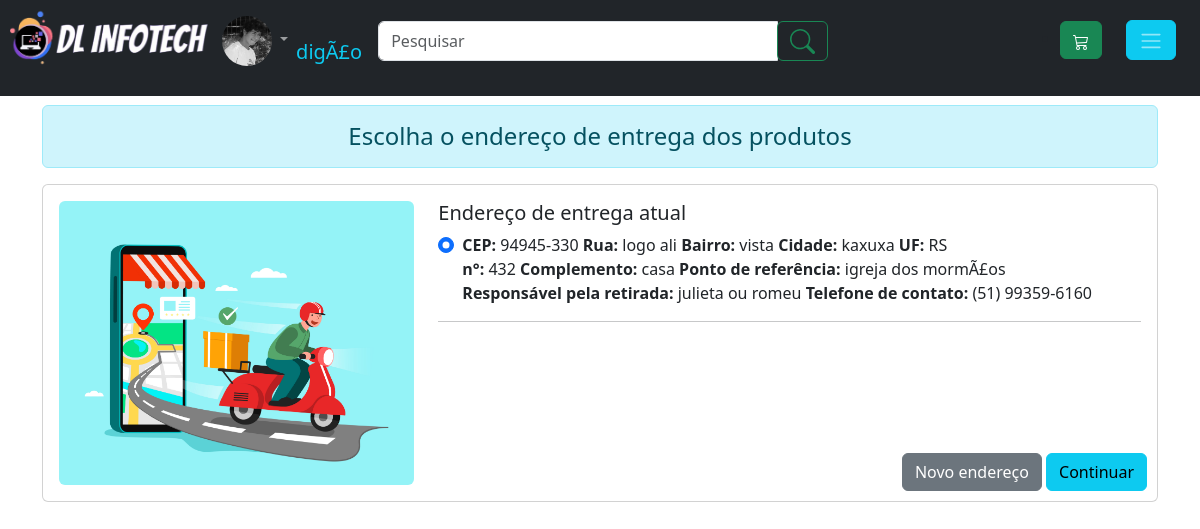
The page /produtos/endereco_compra.php (signed in) on the database as committed earlier.
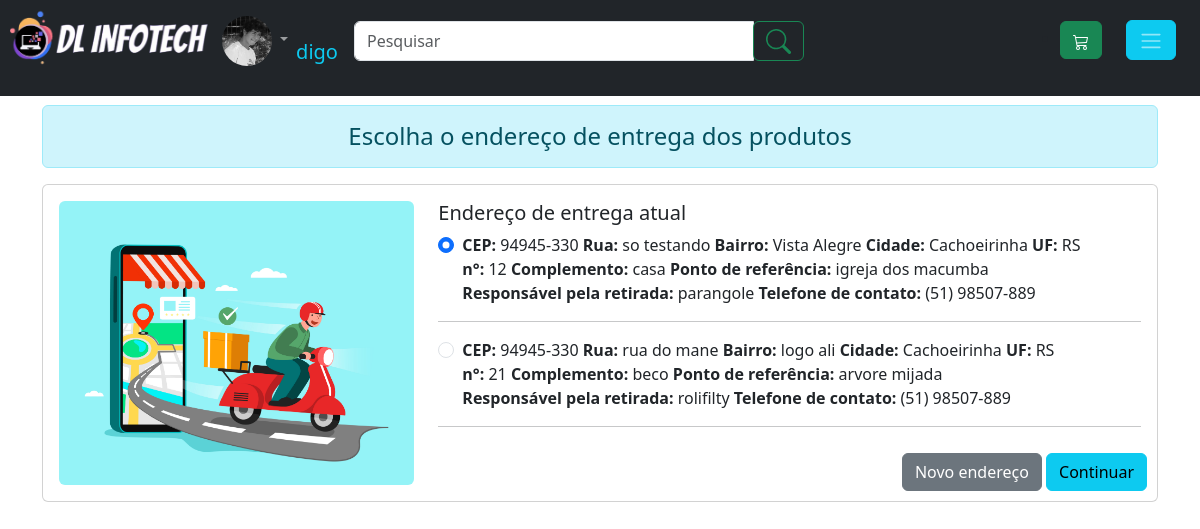
The same page on the database as committed later.
### tables this page shows
CREATE TABLE `endereco_usuario` (
  `id_endereco` int(11) NOT NULL,
  `id_usuario` int(11) NOT NULL,
  `CEP` varchar(9) NOT NULL,
  `logradouro` varchar(120) NOT NULL,
  `bairro` varchar(60) NOT NULL,
  `cidade` varchar(60) NOT NULL,
  `UF` varchar(2) NOT NULL,
  `numero` int(6) NOT NULL,
  `complemento` varchar(60) NOT NULL,
  `ponto_referencia` varchar(100) NOT NULL,
  `retirada_com` varchar(100) NOT NULL,
  `telefone_entrega` varchar(15) NOT NULL
);

### verifica_session.php (called while the page is built, shortened)
<?php
if(empty($_SESSION['id_usuario'])){
	$logado = 0;
	session_destroy();
	}else{
	$logado = 1;
        $id_usuario = $_SESSION['id_usuario'];
        $foto = $_SESSION['foto'];
        $apelido = $_SESSION['apelido'];
	}
?>

### produtos/endereco_compra.php (the view, shortened to what this page needs)
<?php
require_once('../verifica_session.php');
require_once 'cabecalho.php';
?>
<div class="container" style="margin-top:105px">
	<h4 class="alert alert-info" align="center">Escolha o endereço de entrega dos produtos</h4>
<div class="card mb-3">
  <div class="row" >
    <div class="col-md-4">
      <img src="../img/entrega.jpg" class="img-fluid rounded m-3" alt="...">
    </div>
    <div class="col">
      <div class="card-body">
        <h5 class="card-title">Endereço de entrega atual</h5>
				<?php
                if(isset($_SESSION['id_usuario'])){
				$sql2 = "SELECT * FROM endereco_usuario WHERE id_usuario = '".$id_usuario."'";
				$consulta2 = $conexao->query($sql2);
				$dados_a = $consulta2->fetchALL(PDO::FETCH_ASSOC);
				if(empty($dados_a)){
					echo '<h5>O usuario não possue endereço cadastrado. Deseja cadastrar?</h5>
					<a class="btn btn-primary" href="cadastro_endereco.php">SIM</a>
					<a class="btn btn-danger" href="pagina_produto.php?id_produto='.$_SESSION['ultimo_visto'].'">NÃO</a>
					';
				}else{
                                    echo '<form action="../conclui_venda/modo_pagamento.php" method="POST">';
                                    $checked = 1;
                                    foreach($dados_a as $d){
                                        if($checked == 1){
                                            $checked_show = 'checked';
                                        }else{
                                            $checked_show = '';
                                        }
                                        $checked +=1;
		echo '<div class="form-check">
		  <input class="form-check-input" type="radio" name="id_endereco" value="'.$d['id_endereco'].'" '.$checked_show.'>
		  <label class="form-check-label" for="flexRadioDefault1">
                  <strong>CEP:</strong> '.$d['CEP'].'
		  </label>
                  <label class="form-check-label" for="flexRadioDefault1">
                  <strong> Rua:</strong> '.$d['logradouro'].'
		  </label>
                  <label class="form-check-label" for="flexRadioDefault1">
                  <strong> Bairro:</strong> '.$d['bairro'].'
		  </label>
                  <label class="form-check-label" for="flexRadioDefault1">
                  <strong> Cidade:</strong> '.$d['cidade'].'
		  </label>
                  <label class="form-check-label" for="flexRadioDefault1">
                  <strong> UF:</strong> '.$d['UF'].'
		  </label></br>
                  <label class="form-check-label" for="flexRadioDefault1">
                  <strong> n°:</strong> '.$d['numero'].'
		  </label>
                  <label class="form-check-label" for="flexRadioDefault1">
                  <strong> Complemento:</strong> '.$d['complemento'].'
		  </label>
                  <label class="form-check-label" for="flexRadioDefault1">
                  <strong> Ponto de referência:</strong> '.$d['ponto_referencia'].'
		  </label></br>
                  <label class="form-check-label" for="flexRadioDefault1">
                  <strong> Responsável pela retirada:</strong> '.$d['retirada_com'].'
		  </label>
                  <label class="form-check-label" for="flexRadioDefault1">
                  <strong> Telefone de contato:</strong> '.$d['telefone_entrega'].'
		  </label>
		</div><hr/>
                ';
                }
                echo '<div style="position:absolute;bottom:10px;right:10px">
                <a class="btn btn-secondary" href="cadastro_endereco.php">Novo endereço</a>
                <input type="submit" class="btn btn-info" value="Continuar" >
                </div>
                </form>';
		}
                }else{
                echo '<h5>Você precisa estar logado, ou se cadastrar para efetuar suas compras. Escolha uma das opções abaixo:</h5>
		<a class="btn btn-secondary" href="../usuario/cadastro.php">Cadastro</a>
		<a class="btn btn-info" href="../index.php?">INICIO</a>
		';
                }
                ?>
      </div>
    </div>
  </div>
</div>
</div>

### produtos/cabecalho.php (shortened to what this page needs)
<!doctype html>
<html lang="pt-br">
  <head>
    <link href="https://cdn.jsdelivr.net/npm/bootstrap@5.3.3/dist/css/bootstrap.min.css" rel="stylesheet">
	<link rel="stylesheet" href="../css/style.css">
	<link rel="stylesheet" href="../css/modal.css">
</head>
  <body>
	<nav class="navbar navbar-expand-lg navbar-dark bg-dark fixed-top"  >
		<div class="collapse navbar-collapse">
		<ul class="navbar-nav mr-auto mt-2 mt-lg-0 ">
        <li><a href="../index.php"><img src="../img/logo.png" alt="logo image" style="height: 70px"></a></li><?php
			if($logado == 1){
                    $nick = '';
                    if(!empty($apelido)){$nick = $apelido;}else{$nick = $nome;}
                    if(!empty($foto)){$foto_usuario = $foto;}else{$foto_usuario ="user_null.png" ;}
                    if(!empty($_SESSION['produto_carrinho'])){ $img_carrinho = '<img src="../img/img_carrinho.png" style="width:20px">'; }else{ $img_carrinho = '';}
					echo '<li class="nav-item dropdown">
					<a class="nav-link dropdown-toggle" href="#" id="navbarDropdownMenuLink" role="button" data-toggle="dropdown" aria-haspopup="true" aria-expanded="false">
						<img src="../img/foto_usuario/'.$foto_usuario.'" style="border-radius: 50%;width:50px;height:50px;align=left;">
					</a>
					<div class="dropdown-menu" aria-labelledby="navbarDropdownMenuLink">
					  </div><li class="navbar-brand mt-4"><p class="text-info">'.$nick.'</p></li>
				  </li>
				  <li class="navbar-brand mt-2">
					  <form class="form-inline" method="POST" action="../produtos/procura_produto.php">
						<div class="input-group"><input type="search" class="form-control" placeholder="Pesquisar" name="busca_produto" style="width: 400px;" >
						  <div class="input-group-prepend">
							<button class="input-group-text btn btn-outline-success" type="submit">
								<svg xmlns="http://www.w3.org/2000/svg" width="25" height="25" fill="currentColor" class="bi bi-search" viewBox="0 0 16 16">
								<path d="M11.742 10.344a6.5 6.5 0 1 0-1.397 1.398h-.001q.044.06.098.115l3.85 3.85a1 1 0 0 0 1.415-1.414l-3.85-3.85a1 1 0 0 0-.115-.1zM12 6.5a5.5 5.5 0 1 1-11 0 5.5 5.5 0 0 1 11 0"/>
								</svg>
							</button>
						  </div>
						</div>
					  </form>
				  </li>
				  </ul></div>
				  <ul><li><a type="button" class="btn btn-success me-4" href="../produtos/ver_carrinho.php">
                                        <svg xmlns="http://www.w3.org/2000/svg" width="16" height="16" fill="currentColor" class="bi bi-cart3" viewBox="0 0 16 16">
                                        </svg><span>'.$img_carrinho.'</span>
                                        </a><button type="button" class="btn btn-info me-4" data-toggle="modal" data-target="#exampleModal">
					<span class="navbar-toggler-icon"></span>
					</button></li>
					</ul>';
					}
					?></nav>

Rows that differ between the two databases and show on the page:
removed endereco_usuario: CEP "94945-330", logradouro "logo ali", bairro "vista", cidade "kaxuxa", UF "RS", numero "432", complemento "casa", ponto_referencia "igreja dos mormÃ£os", retirada_com "julieta ou romeu", telefone_entrega "(51) 99359-6160"
added endereco_usuario: CEP "94945-330", logradouro "so testando", bairro "Vista Alegre", cidade "Cachoeirinha", UF "RS", numero "12", complemento "casa", ponto_referencia "igreja dos macumba", retirada_com "parangole", telefone_entrega "(51) 98507-889"
added endereco_usuario: CEP "94945-330", logradouro "rua do mane", bairro "logo ali", cidade "Cachoeirinha", UF "RS", numero "21", complemento "beco", ponto_referencia "arvore mijada", retirada_com "rolifilty", telefone_entrega "(51) 98507-889"
Other text that changed with them:
$nick: "digÃ£o" → "digo"
